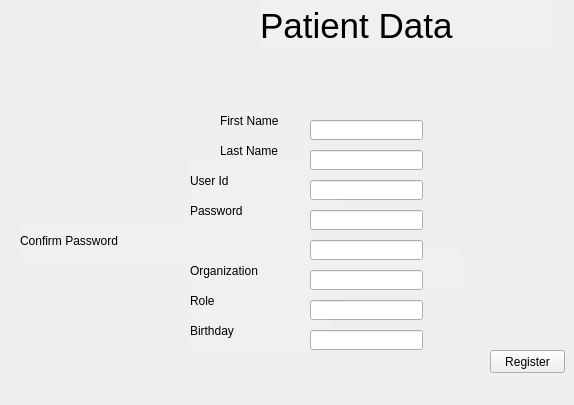
            <widget class="QWidget" name="RegisterPage">
             <widget class="QLabel" name="firstNameLabel">
              <property name="geometry">
               <rect>
                <x>220</x>
                <y>100</y>
                <width>181</width>
                <height>41</height>
               </rect>
              </property>
              <property name="styleSheet">
               <string notr="true">background-color: rgba(255, 255, 255,0);</string>
              </property>
              <property name="text">
               <string>First Name</string>
              </property>
             </widget>
             <widget class="QLineEdit" name="register_organization">
              <property name="geometry">
               <rect>
                <x>310</x>
                <y>270</y>
                <width>113</width>
                <height>20</height>
               </rect>
              </property>
             </widget>
             <widget class="QLabel" name="roleLabel">
              <property name="geometry">
               <rect>
                <x>190</x>
                <y>280</y>
                <width>161</width>
                <height>41</height>
               </rect>
              </property>
              <property name="styleSheet">
               <string notr="true">background-color: rgba(255, 255, 255,10);</string>
              </property>
              <property name="text">
               <string>Role</string>
              </property>
             </widget>
             <widget class="QLineEdit" name="register_lastName">
              <property name="geometry">
               <rect>
                <x>310</x>
                <y>150</y>
                <width>113</width>
                <height>20</height>
               </rect>
              </property>
             </widget>
             <widget class="QPushButton" name="registerBtn">
              <property name="geometry">
               <rect>
                <x>490</x>
                <y>350</y>
                <width>75</width>
                <height>23</height>
               </rect>
              </property>
              <property name="text">
               <string>Register</string>
              </property>
             </widget>
             <widget class="QLineEdit" name="register_confirmPassword">
              <property name="geometry">
               <rect>
                <x>310</x>
                <y>240</y>
                <width>113</width>
                <height>20</height>
               </rect>
              </property>
             </widget>
             <widget class="QLabel" name="userIdLabel">
              <property name="geometry">
               <rect>
                <x>190</x>
                <y>160</y>
                <width>231</width>
                <height>41</height>
               </rect>
              </property>
              <property name="styleSheet">
               <string notr="true">background-color: rgba(255, 255, 255,10);</string>
              </property>
              <property name="text">
               <string>User Id</string>
              </property>
             </widget>
             <widget class="QLineEdit" name="register_role">
              <property name="geometry">
               <rect>
                <x>310</x>
                <y>300</y>
                <width>113</width>
                <height>20</height>
               </rect>
              </property>
             </widget>
             <widget class="QLabel" name="patientDataLabel">
              <property name="geometry">
               <rect>
                <x>260</x>
                <y>0</y>
                <width>291</width>
                <height>51</height>
               </rect>
              </property>
              <property name="styleSheet">
               <string notr="true">font: 26pt;
background-color: rgba(255, 255, 255,10);
</string>
              </property>
              <property name="text">
               <string>Patient Data</string>
              </property>
             </widget>
             <widget class="QLabel" name="lastNameLabel">
              <property name="geometry">
               <rect>
                <x>220</x>
                <y>130</y>
                <width>191</width>
                <height>41</height>
               </rect>
              </property>
              <property name="styleSheet">
               <string notr="true">background-color: rgba(255, 255, 255,0);</string>
              </property>
              <property name="text">
               <string>Last Name</string>
              </property>
             </widget>
             <widget class="QLineEdit" name="register_firstName">
              <property name="geometry">
               <rect>
                <x>310</x>
                <y>120</y>
                <width>113</width>
                <height>20</height>
               </rect>
              </property>
             </widget>
             <widget class="QLineEdit" name="register_userId">
              <property name="geometry">
               <rect>
                <x>310</x>
                <y>180</y>
                <width>113</width>
                <height>20</height>
               </rect>
              </property>
             </widget>
             <widget class="QLabel" name="organizationLabel">
              <property name="geometry">
               <rect>
                <x>190</x>
                <y>250</y>
                <width>271</width>
                <height>41</height>
               </rect>
              </property>
              <property name="styleSheet">
               <string notr="true">background-color: rgba(255, 255, 255,10);</string>
              </property>
              <property name="text">
               <string>Organization </string>
              </property>
             </widget>
             <widget class="QLabel" name="passwordLabel">
              <property name="geometry">
               <rect>
                <x>190</x>
                <y>190</y>
                <width>151</width>
                <height>41</height>
               </rect>
              </property>
              <property name="styleSheet">
               <string notr="true">background-color: rgba(255, 255, 255,10);</string>
              </property>
              <property name="text">
               <string>Password</string>
              </property>
             </widget>
             <widget class="QLineEdit" name="register_password">
              <property name="geometry">
               <rect>
                <x>310</x>
                <y>210</y>
                <width>113</width>
                <height>20</height>
               </rect>
              </property>
             </widget>
             <widget class="QLabel" name="confirmPassLabel">
              <property name="geometry">
               <rect>
                <x>20</x>
                <y>220</y>
                <width>291</width>
                <height>41</height>
               </rect>
              </property>
              <property name="styleSheet">
               <string notr="true">background-color: rgba(255, 255, 255,10);</string>
              </property>
              <property name="text">
               <string>Confirm Password</string>
              </property>
             </widget>
             <widget class="QLineEdit" name="register_bday">
              <property name="geometry">
               <rect>
                <x>310</x>
                <y>330</y>
                <width>113</width>
                <height>20</height>
               </rect>
              </property>
             </widget>
             <widget class="QLabel" name="birthdayLabel">
              <property name="geometry">
               <rect>
                <x>190</x>
                <y>310</y>
                <width>141</width>
                <height>41</height>
               </rect>
              </property>
              <property name="styleSheet">
               <string notr="true">background-color: rgba(255, 255, 255,10);</string>
              </property>
              <property name="text">
               <string>Birthday</string>
              </property>
             </widget>
             <widget class="QLabel" name="register_message">
              <property name="geometry">
               <rect>
                <x>220</x>
                <y>380</y>
                <width>291</width>
                <height>16</height>
               </rect>
              </property>
              <property name="text">
               <string/>
              </property>
             </widget>
            </widget>
